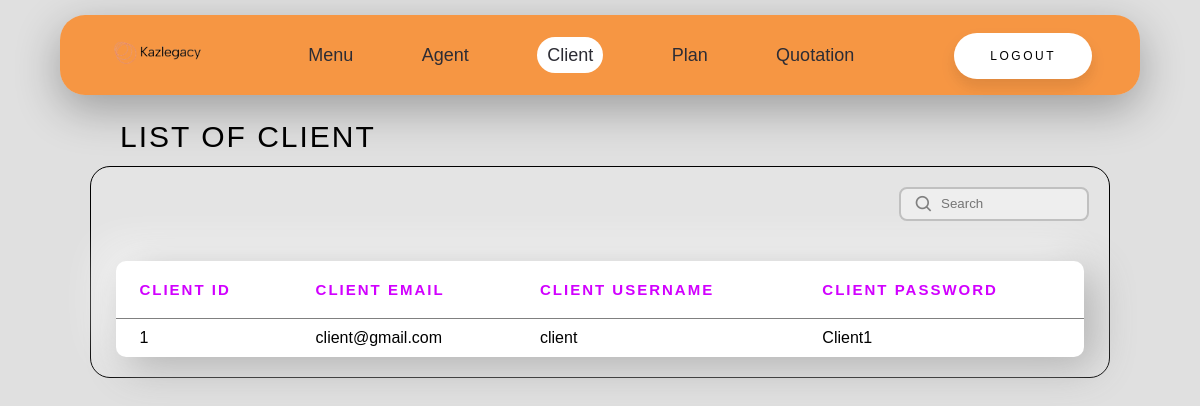
The app's page /client_admin.php with its own data.
### tables this page shows
CREATE TABLE `client` (
  `client_ID` int(11) NOT NULL,
  `client_email` varchar(255) NOT NULL,
  `client_username` varchar(255) NOT NULL,
  `client_password` varchar(255) NOT NULL
);

### src/client_admin.php (the view, shortened to what this page needs)
<?php
include "dbConfig.php";
?>
<!DOCTYPE html>
<html>
<head>
	<link rel="stylesheet" href="style.css">
	<link href='https://unpkg.com/boxicons@2.1.4/css/boxicons.min.css' rel='stylesheet'>
</head>
<body>
	<header id="header">
		<a href="admin_menu.php" class="FWD"><img src="kazlegacy-logo.png" alt="FWD" width="100" height="30"></a>
		<nav class="navbar">
			<a href="admin_menu.php">Menu</a>
			<a href="agent_admin.php">Agent</a>
			<a class="active" href="client_admin.php">Client</a>
			<a href="plan_admin.php">Plan</a>
			<a href="quotation_admin.php">Quotation</a>
		</nav>
		<div class="admin_logout">
			<a href="admin_logout.php" class="logout-button">Logout</a>
		</div>
	</header>
	<div class="admin-client-title">List of Client</div>
	<div class="admin-table-container">
		<div class="table-top">
			<div class="search-bar-admin">
				<i class='bx bx-search'></i>
				<input type="text" name="search" id="searchClientAdmin" placeholder="Search">
			</div>
		</div>
		<div id="clientTableAdmin">
			<?php
			$query = "select * from client";
			$result = mysqli_query($con, $query);
			if (mysqli_num_rows($result) == 0) {
				echo "<span class='no-client-admin'>No record found !</span>";
			} else {
				echo "<table class='client-table'>
					<thead>
						<th>CLIENT ID</th>
						<th>CLIENT EMAIL</th>
						<th>CLIENT USERNAME</th>
						<th>CLIENT PASSWORD</th>
					</thead>";
				while ($row = $result->fetch_assoc()) {
					$client_ID = $row["client_ID"];
					$client_email = $row["client_email"];
					$client_username = $row["client_username"];
					$client_password = $row["client_password"];
					echo "
						<tr>
							<td>$client_ID</td>
							<td>$client_email</td>
							<td>$client_username</td>
							<td>$client_password</td>
						</tr>";
				}
				echo "</table>";
			}
			?>
		</div>
	</div>
</body>
</html>

### src/style.css (style rules this page uses)
* { margin: 0; padding: 0; box-sizing: border-box; font-family: sans-serif; text-decoration: none; }
body { background-color: #e0e0e0; }
#header { position: fixed; border-radius: 25px; top: 15px; left: 5%; width: 90%; height: 10%; padding: 2% 4%; background: rgba(255, 119, 0, 0.7); backdrop-filter: blur(10px); display: flex; justify-content: space-between; align-items: center; box-shadow: rgba(0, 0, 0, 0.3) 0px 14px 45px; z-index: 100; transition: top 0.2s; }
.navbar a { color: #2c2c34; font-size: 18px; text-decoration: none; margin: 0 2rem; transition: 0.2s; }
.active { color: black; background-color: white; padding: 8px 10px; border-radius: 48px; }
.logout-button { text-decoration: none; padding: 1.3em 3em; font-size: 12px; text-transform: uppercase; letter-spacing: 2.5px; font-weight: 500; color: #000; background-color: #fff; border: none; border-radius: 45px; box-shadow: 0px 8px 15px rgba(0, 0, 0, 0.1); transition: all 0.3s ease 0s; }
.admin-client-title { margin-top: 10%; margin-left: 10%; margin-bottom: 1%; text-transform: uppercase; letter-spacing: 2px; font-size: 30px; }
.admin-table-container { border: 1px solid black; background: rgba(232, 232, 232, 0.6); border-radius: 20px; width: 85%; margin-left: 7.5%; padding-bottom: 20px; }
.table-top { display: flex; justify-content: space-between; padding: 20px; }
.client-table { margin-top: 2%; background-color: white; width: 95%; margin-left: 2.5%; border-collapse: collapse; border-radius: 10px; text-align: left; box-shadow: 10px 10px 41px #afafaf, -10px -10px 41px #ffffff; }
.client-table thead { border-bottom: 1px solid grey; color: #d100ff; }
.client-table th { padding: 20px 23px; text-transform: uppercase; letter-spacing: 2px; font-size: 15px; }
.client-table td { padding: 10px 23px; }
.client-table tr { border-bottom: 1px solid silver; border-width: 100%; }
.client-table tr:last-child { border-bottom: none; }
.search-bar-admin { display: flex; line-height: 28px; align-items: center; position: relative; max-width: 190px; }
.search-bar-admin input { width: 100%; line-height: 28px; padding: 0.909px 3px; padding-left: 40px; border: 2px solid silver; border-radius: 8px; outline: none; background-color: #eeeeee; color: black; transition: 0.3s ease; }
.search-bar-admin .bx-search { position: absolute; left: 15px; color: grey; font-size: 20px; }

### records on screen
client: client_ID "1", client_email "client@gmail.com", client_username "client", client_password "Client1"
